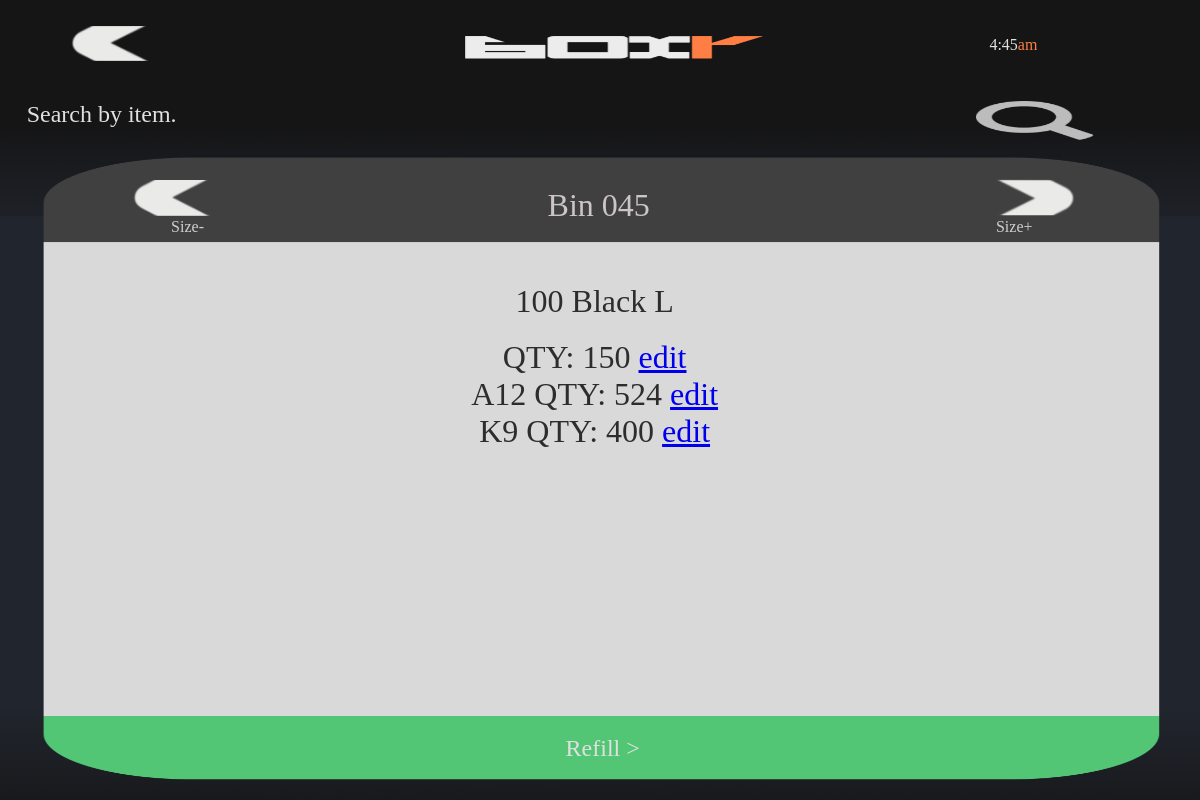
The page /search/item/00051054000041 on the database as committed earlier.
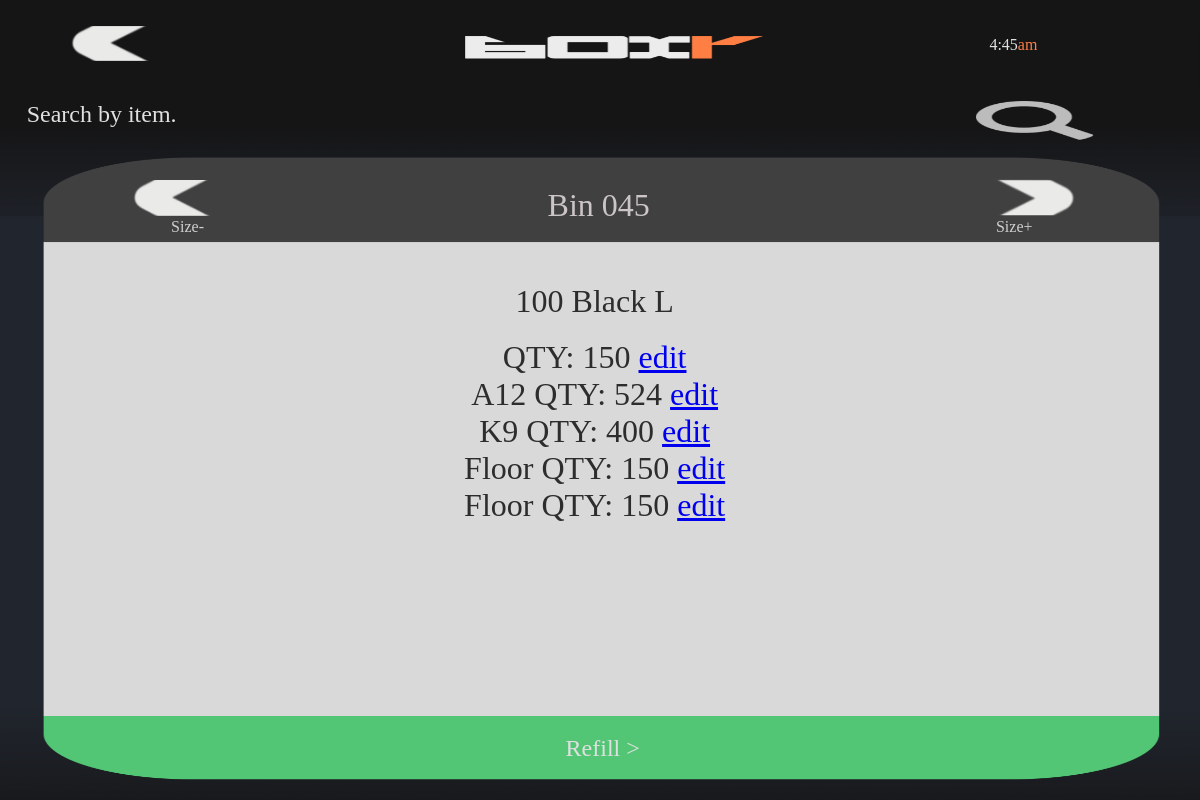
The same page on the database as committed later.
### main/models.py (models this page shows, shortened)
class Products_On_Pallets(models.Model):
    product = models.ForeignKey(Product, on_delete=models.CASCADE)
    pallet = models.ForeignKey(Pallets, on_delete=models.CASCADE)
    qty = models.IntegerField(default=0)

class Pallets(models.Model):
    products = models.ManyToManyField(Product, through="Products_On_Pallets")
    location = models.CharField(max_length=50, default="Floor")

### main/views.py (the view)
# urls.py: path('search/item/<str:item_id>', views.search_item_display, name='search-item-display'),
def search_item_display(request, item_id):
    context = {}
    id = get_object_or_404(Product, pk=item_id)
    context["item"] = id
    context['products'] = Products_On_Pallets.objects.filter(product=id)
    request.session["current_product"] = id.pk
    return render(request, 'main/search/item/search_item_display.html', context)

### main/models.py (called while the page is built)
    def __str__(self):
        return self.size_name

    def __str__(self):
        return str(self.style_id)

    def __str__(self):
        return self.color_name

    def __str__(self):
        return str(self.style) + " " + str(self.color) + " " + str(self.size)

### main/templates/main/search/item/search_item_display.html (shortened to what this page needs)
<!DOCTYPE html>
<html><head><meta name="GCD" content="YTk3ODQ3ZWZhN2I4NzZmMzBkNTEwYjJl6179a89adfee22307981cf44b5ab21f5"/>
  {% load static %}
  <link rel="stylesheet" href="{% static 'css/main.css' %}" />
</head>
<body>
  <gwd-genericad id="gwd-ad">
    <gwd-pagedeck class="gwd-page-container" id="pagedeck" data-gwd-offset-top="0px" data-gwd-offset-left="0px">
      <gwd-page id="page1" class="gwd-page-wrapper gwd-page-size gwd-lightbox gwd-page-1f4d" data-gwd-width="100%" data-gwd-height="100%">
        <div class="gwd-page-content gwd-page-size">
          <gwd-image id="pageBG" source="{% static 'images/searchItem/results/home_mockup_BG.png' %}" scaling="stretch" class="gwd-image-1l7d"></gwd-image>
          <gwd-image id="headerBG" source="{% static 'images/searchItem/results/home_mockup_TIMEBG.png' %}" scaling="stretch" class="gwd-image-pqq6"></gwd-image>
          <gwd-image id="clipboardBG" source="{% static 'images/searchItem/results/results_mockup_2.png' %}" scaling="stretch" class="gwd-image-xy44"></gwd-image>
          <gwd-image id="topBar" source="{% static 'images/searchItem/results/topBar.png' %}" scaling="stretch" class="gwd-image-1rbp"></gwd-image>
          <gwd-image id="logoBoxr" source="{% static 'images/searchItem/results/home_logo.png' %}" scaling="stretch" class="gwd-image-1q3q"></gwd-image>
          <gwd-imagebutton id="buttonBack" onclick="location.href = '{% url 'search-item-inital' %}'" up-image="{% static 'images/searchItem/results/backArrow.png' %}" over-image="{% static 'images/searchItem/results/backArrow.png' %}" down-image="{% static 'images/searchItem/results/backArrow.png' %}" scaling="cover" class="gwd-imagebutton-4wfy gwd-imagebutton-17k0"></gwd-imagebutton>
          <gwd-imagebutton id="sizeDownButt"  up-image="{% static 'images/searchItem/results/backArrow.png' %}" over-image="{% static 'images/searchItem/results/backArrow.png' %}" down-image="{% static 'images/searchItem/results/backArrow.png' %}" scaling="cover" class="gwd-imagebutton-4wfy gwd-imagebutton-cvs3 gwd-imagebutton-2rt2"></gwd-imagebutton>
          <gwd-imagebutton id="sizeUpButt"  up-image="{% static 'images/searchItem/results/backArrow.png' %}" over-image="{% static 'images/searchItem/results/backArrow.png' %}" down-image="{% static 'images/searchItem/results/backArrow.png' %}" scaling="cover" class="gwd-imagebutton-4wfy gwd-imagebutton-cvs3 gwd-imagebutton-1ay1"></gwd-imagebutton><span class="gwd-span-l190" id="timeDispSmall"><span class="gwd-span-rbea" id="12hdisp">6:21</span><span class="gwd-span-1x1k" id="numbers">pm</span></span><span class="gwd-span-b32t" id="resultsLabel">Search by item.</span>
          <gwd-image id="headerIcon" source="{% static 'images/searchItem/results/search_1.png' %}" scaling="stretch" class="gwd-image-569z"></gwd-image>
          <span class="gwd-span-1m6s gwd-span-1707" id="refilButtLabel">Refill &gt;</span>
          <gwd-imagebutton id="refillButt" up-image="" over-image="" down-image="" scaling="cover" class="gwd-imagebutton-13dk"></gwd-imagebutton>
          <p class="gwd-p-1wyt" id="binLabel">Bin 045</p>
          <p class="gwd-p-po7s gwd-p-q9jk">Size-</p>
          <p class="gwd-p-po7s gwd-p-1hs9">Size+</p>
          <p class="gwd-p-1aym" id="searchCriteriaLabel">{{item}}</p>
          <div class="gwd-p-2aym" style="overflow-y:scroll">
            {% for p in products %}
            <p>{{ p.pallet.location }} QTY: {{ p.qty }}  <a href="{% url 'edit-item' item_id=p.id  %}"> edit </a></p>
            {% endfor %}
          </div>
        </div>
      </gwd-page>
    </gwd-pagedeck>
  </gwd-genericad>
  <div style="height: 100px; overflow: auto;">
  </div>
</body></html>

Rows that differ between the two databases and show on the page:
added Products_On_Pallets: pallet.location "Floor", qty "150"
added Products_On_Pallets: pallet.location "Floor", qty "150"
